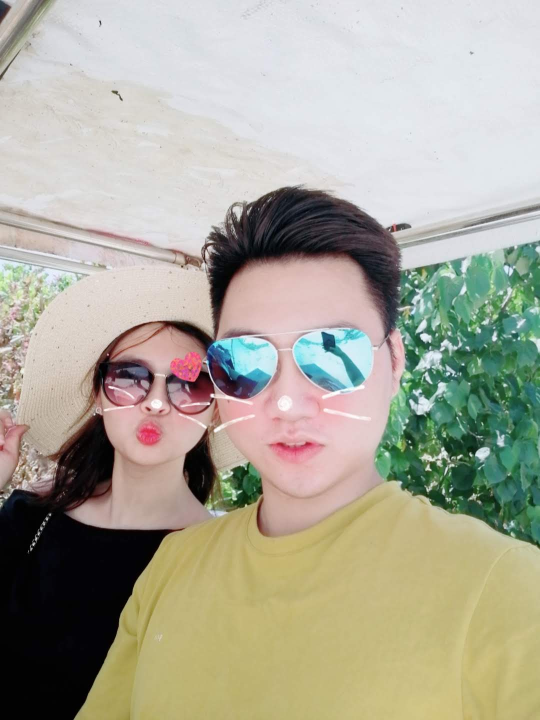
#> input picture source.jpg, 1080 x 1440 px (shown at 1/2 size)
$ python animate.py source.jpg mask.png out.mp4
#> lines starting #> are read from the running program, lines starting #| are printed output that depends on the picture; after the words box and inside, x2 and y2 are one past the last pixel; in counts of white or black regions, pixels touching at a corner belong together
"""Animate the two people in source.jpg (head sway / nod / breathing) and
render a 5s 1920x1080 video.

Usage: python3 animate.py source.jpg mask.png out.mp4
mask.png: person segmentation (white = people), e.g. from rembg u2net_human_seg.
"""
import subprocess
import sys

import cv2
import numpy as np

SRC, MASK, OUT = sys.argv[1:4]
FPS, DUR = 30, 5.0
N = int(FPS * DUR)
W_OUT, H_OUT = 1920, 1080

img = cv2.imread(SRC)
#> img is the input picture: shape (1440, 1080, 3); mean B, G, R 151.9, 167.7, 170.4
H, W = img.shape[:2]
#> H = 1440; W = 1080
mask = cv2.imread(MASK, cv2.IMREAD_GRAYSCALE).astype(np.float32) / 255.0
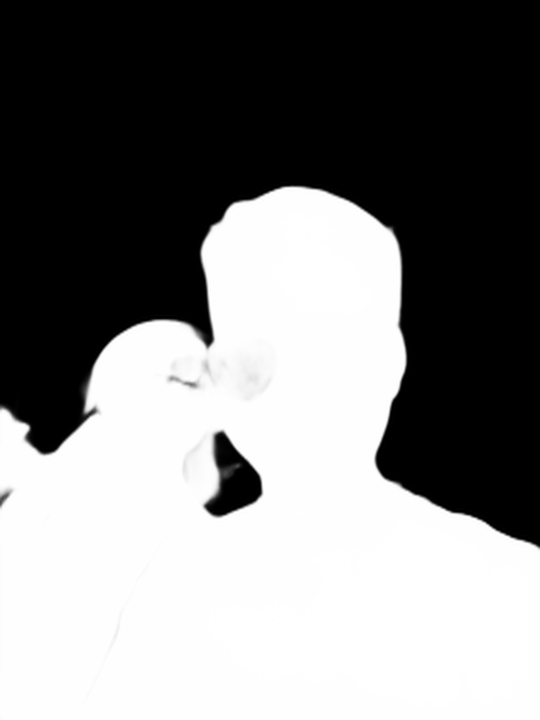
#> input picture mask.png, 1080 x 1440 px (shown at 1/2 size)
#> mask: shape (1440, 1080) float32; min 0, max 1, mean 0.5
# fill holes (sunglasses etc.) so faces move as one piece
mask = cv2.morphologyEx(mask, cv2.MORPH_CLOSE, np.ones((61, 61), np.uint8))

yy, xx = np.mgrid[0:H, 0:W].astype(np.float32)


def ellipse(cx, cy, ax, ay, sigma):
#> called with cx = 605, cy = 640, ax = 250, ay = 330, sigma = 1
    e = np.zeros((H, W), np.float32)
    cv2.ellipse(e, (cx, cy), (ax, ay), 0, 0, 360, 1.0, -1)
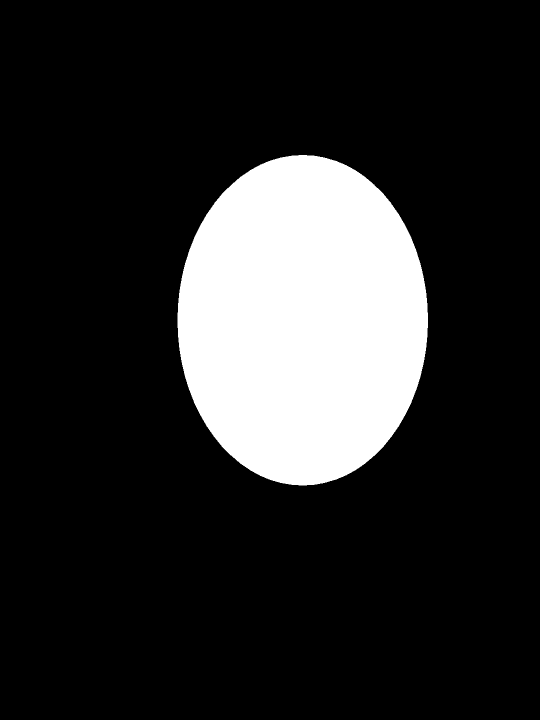
#> e: shape (1440, 1080) float32 (shown at 1/2 size); values 0 (black) and 1 (white), 16.7% white; 1 white region, box (x1, y1, x2, y2) and area: (355, 310, 856, 971) 259719
    return cv2.GaussianBlur(e, (0, 0), sigma)


def smooth(m, sigma):
#> called with sigma = 30
    return cv2.GaussianBlur(m, (0, 0), sigma)


# Per-person motion regions (head + hair/hat), softened so the surrounding
# background deforms smoothly instead of tearing.
man_head = smooth(np.maximum(mask, 0.35) * ellipse(605, 640, 250, 330, 1), 30) * ellipse(605, 640, 260, 340, 40)
#> in ellipse (call 2), `e = np.zeros((H, W), np.float32)`: e: shape (1440, 1080) float32; every value is 0
#> in ellipse (call 2), `cv2.ellipse(e, (cx, cy), (ax, ay), 0, 0, 360, 1.0, -1)`: e: shape (1440, 1080) float32; values 0 (black) and 1 (white), 17.9% white; 1 white region, box (x1, y1, x2, y2) and area: (345, 300, 866, 981) 278256
woman_head = smooth(np.maximum(mask, 0.35) * ellipse(250, 790, 250, 230, 1), 30) * ellipse(250, 790, 260, 240, 40)
#> in ellipse (call 3), `cv2.ellipse(e, (cx, cy), (ax, ay), 0, 0, 360, 1.0, -1)`: e: shape (1440, 1080) float32; values 0 (black) and 1 (white), 11.7% white; 1 white region, box (x1, y1, x2, y2) and area: (0, 560, 501, 1021) 181189
#> call 4 of ellipse, with cx = 250, cy = 790, ax = 260, ay = 240, sigma = 40
#> in ellipse (call 4), `cv2.ellipse(e, (cx, cy), (ax, ay), 0, 0, 360, 1.0, -1)`:
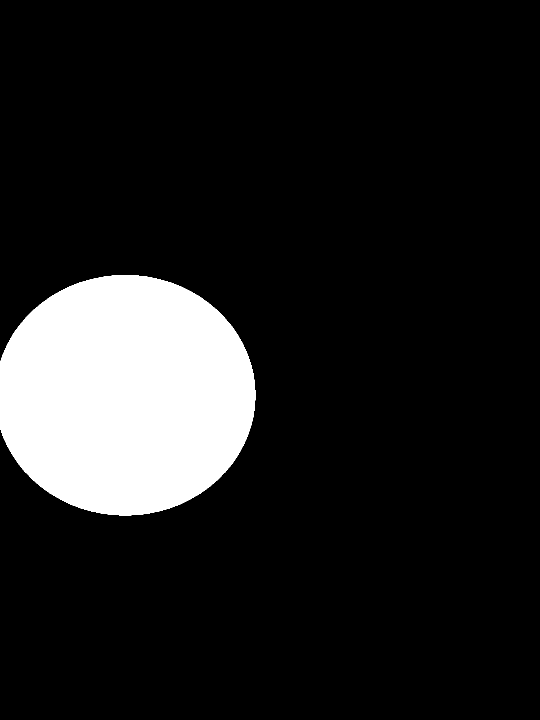
#> e: shape (1440, 1080) float32 (shown at 1/2 size); values 0 (black) and 1 (white), 12.6% white; 1 white region, box (x1, y1, x2, y2) and area: (0, 550, 511, 1031) 195699
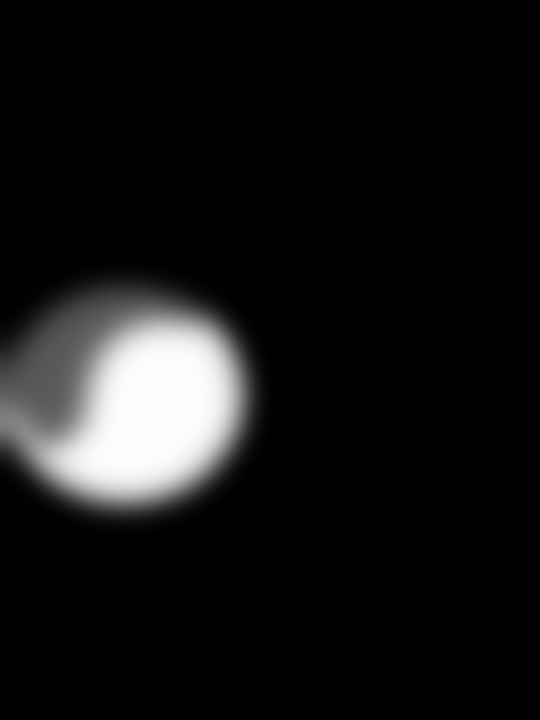
#> woman_head: shape (1440, 1080) float32 (shown at 1/2 size); min 0, max 0.996, mean 0.0798
woman_hand = ellipse(25, 870, 70, 110, 25)
#> in ellipse (call 5), `cv2.ellipse(e, (cx, cy), (ax, ay), 0, 0, 360, 1.0, -1)`:
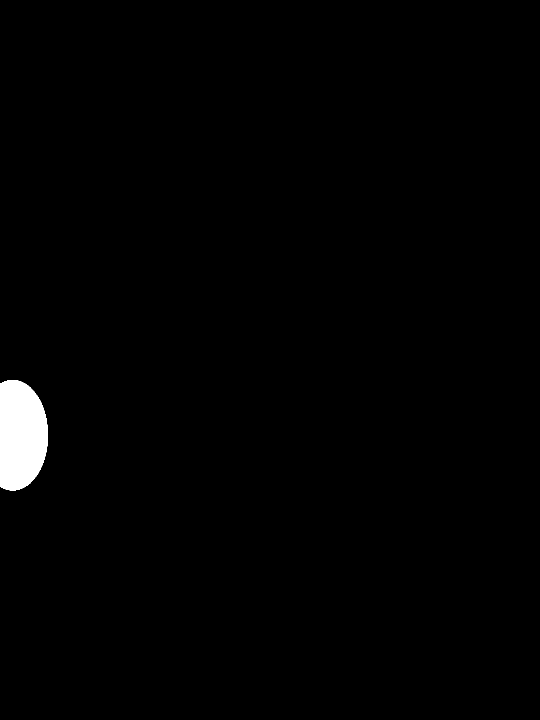
#> e: shape (1440, 1080) float32 (shown at 1/2 size); values 0 (black) and 1 (white), 1.1% white; 1 white region, box (x1, y1, x2, y2) and area: (0, 760, 96, 981) 17728
body = smooth(mask, 40) * np.clip((yy - 850) / 250, 0, 1)  # shoulders / torso
#> call 3 of smooth, with sigma = 40
#> in smooth (call 3), `return cv2.GaussianBlur(m, (0, 0), sigma)`:
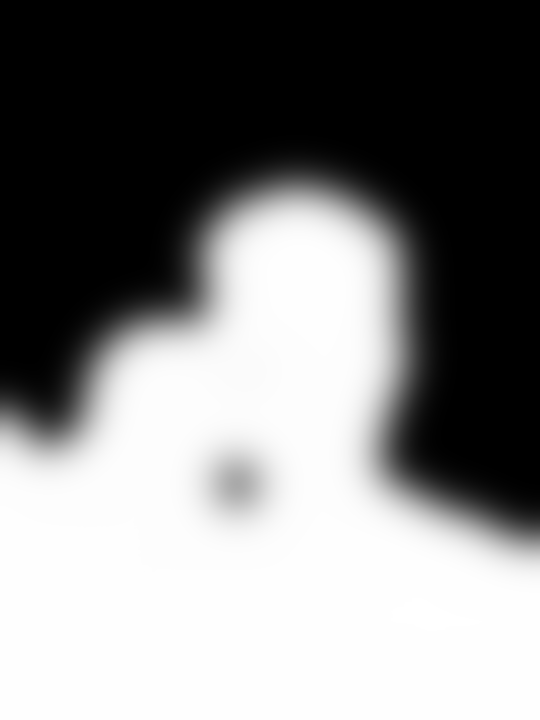
#> returned value: shape (1440, 1080) float32 (shown at 1/2 size); min 0, max 1, mean 0.507
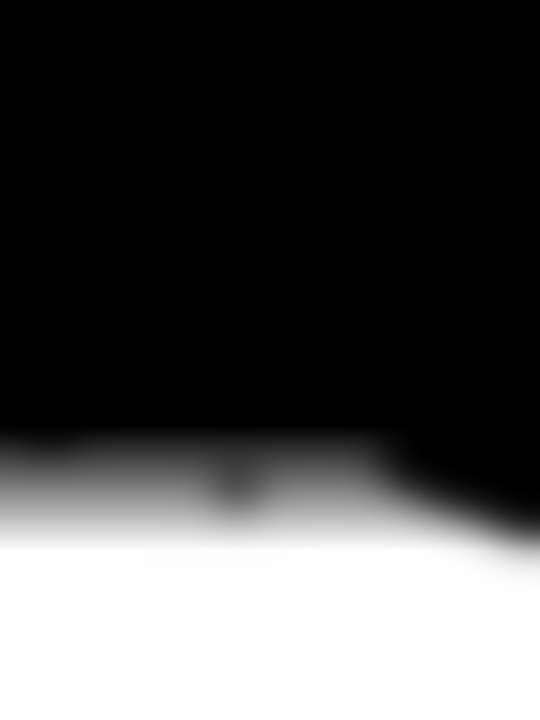
#> body: shape (1440, 1080) float32 (shown at 1/2 size); min 0, max 1, mean 0.306


def rot_disp(px, py, ang_deg, tx=0.0, ty=0.0):
    a = np.deg2rad(ang_deg)
    c, s = np.cos(a), np.sin(a)
    dx, dy = xx - px, yy - py
    # inverse map: where to sample from
    sx = px + c * dx + s * dy - tx
    sy = py - s * dx + c * dy - ty
    return sx - xx, sy - yy


def ease(t):
    return 0.5 - 0.5 * np.cos(np.pi * np.clip(t, 0, 1))


#> (the run stopped early here; a loop or call above may not have finished)
